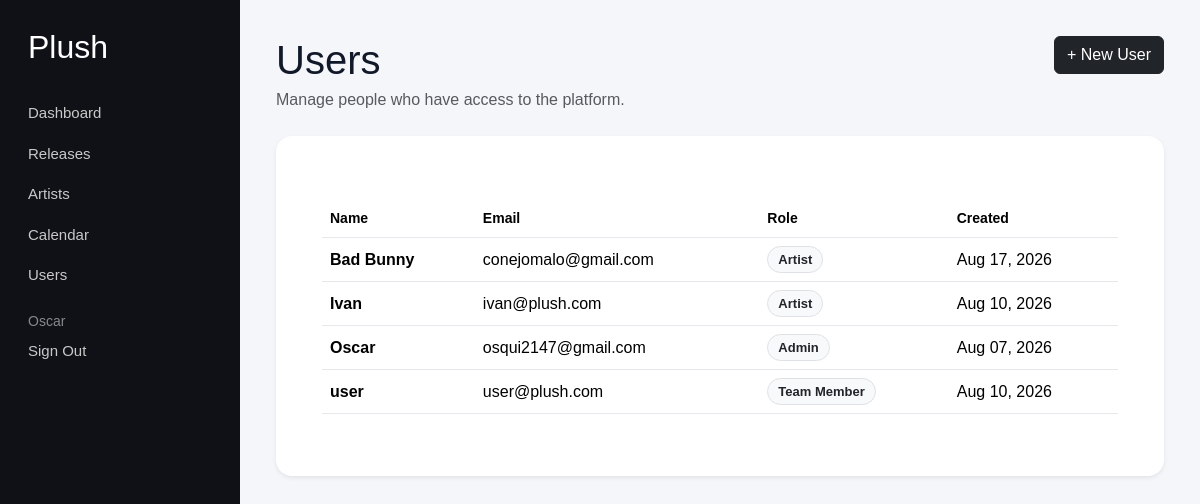
Page /users/ (signed in) on the committed database.
### models/user.py (models this page shows, shortened)
class User(UserMixin, db.Model):
    __tablename__ = "users"
    id = db.Column(
        db.Integer,
        primary_key=True,
    )
    name = db.Column(
        db.String(120),
        nullable=False,
    )
    email = db.Column(
        db.String(150),
        unique=True,
        nullable=False,
        index=True,
    )
    password_hash = db.Column(
        db.String(255),
        nullable=False,
    )
    role = db.Column(
        db.String(30),
        nullable=False,
        default="team",
    )
    artist_id = db.Column(
        db.Integer,
        db.ForeignKey("artists.id"),
        nullable=True,
    )
    created_at = db.Column(
        db.DateTime,
        default=datetime.utcnow,
        nullable=False,
    )
    notes = db.relationship(
        "Note",
        backref="author",
        lazy=True,
    )
    uploaded_files = db.relationship(
        "ProjectFile",
        backref="uploader",
        lazy=True,
    )
    assigned_tasks = db.relationship(
        "Task",
        backref="assignee",
        lazy=True,
    )
    def is_admin(self):
        return self.role == "admin"

### routes/users.py (the view)
@users_bp.route("/")
@login_required
@admin_required
def users():
    all_users = (
        User.query
        .order_by(User.name.asc())
        .all()
    )
    return render_template(
        "users.html",
        users=all_users,
    )

### app.py (called while the page is built)
@login_manager.user_loader
def load_user(user_id):
    return db.session.get(
        User,
        int(user_id),
    )

### routes/users.py (called while the page is built, shortened)
def admin_required(view_function):
    @wraps(view_function)
    def wrapped_view(*args, **kwargs):
        if not current_user.is_authenticated:
            return redirect(
                url_for("auth.login")
            )
        return view_function(
            *args,
            **kwargs,
        )
    return wrapped_view

### templates/users.html (shortened to what this page needs)
{% extends "base.html" %}
{% block content %}
<div class="d-flex justify-content-between align-items-start mb-4">
    <div>
        <h1 class="mb-1">
            Users
        </h1>
        <p class="text-muted mb-0">
            Manage people who have access to the platform.
        </p>
    </div>
    <a
        href="{{ url_for('users.create_user') }}"
        class="btn btn-dark"
    >
        + New User
    </a>
</div>
<div class="card border-0 shadow-sm">
    <div class="card-body p-4">
        {% if users %}
            <div class="table-responsive">
                <table class="table align-middle">
                    <thead>
                        <tr>
                            <th>Name</th>
                            <th>Email</th>
                            <th>Role</th>
                            <th>Created</th>
                        </tr>
                    </thead>
                    <tbody>
                        {% for user in users %}
                            <tr>
                                <td>
                                    <strong>
                                        {{ user.name }}
                                    </strong>
                                </td>
                                <td>
                                    {{ user.email }}
                                </td>
                                <td>
                                    <span class="badge bg-light text-dark border">
                                        {% if user.role == "admin" %}
                                            Admin
                                        {% elif user.role == "artist" %}
                                            Artist
                                        {% else %}
                                            Team Member
                                        {% endif %}
                                    </span>
                                </td>
                                <td>
                                    {{ user.created_at.strftime(
                                        "%b %d, %Y"
                                    ) }}
                                </td>
                            </tr>
                        {% endfor %}
                    </tbody>
                </table>
            </div>
        {% endif %}
    </div>
</div>
{% endblock %}

### templates/components/sidebar.html
<div class="sidebar">
    <h2>Plush</h2>
    <a href="{{ url_for('dashboard.dashboard') }}">
        Dashboard
    </a>
    <a href="{{ url_for('releases.releases') }}">
        Releases
    </a>
    <a href="#">
        Artists
    </a>
    <a href="#">
        Calendar
    </a>
    {% if current_user.is_authenticated and current_user.is_admin() %}
        <a href="{{ url_for('users.users') }}">
            Users
        </a>
    {% endif %}
    <div class="mt-4">
        {% if current_user.is_authenticated %}
            <div class="text-white-50 small mb-2">
                {{ current_user.name }}
            </div>
            <a href="{{ url_for('auth.logout') }}">
                Sign Out
            </a>
        {% endif %}
    </div>
</div>

### static/css/styles.css (style rules this page uses)
.app-body { margin: 0; font-family: Arial, sans-serif; background: #f5f6fa; color: #111827; display: flex; }
.sidebar { width: 240px; min-height: 100vh; background: #0f1117; color: white; padding: 28px; box-sizing: border-box; }
.sidebar h2 { margin-bottom: 36px; }
.sidebar a { display: block; color: #c9c9c9; text-decoration: none; margin-bottom: 18px; font-size: 15px; }
.card { background: white; padding: 22px; border-radius: 16px; box-shadow: 0 8px 24px rgba(15, 17, 23, 0.06); }
table { width: 100%; border-collapse: collapse; margin-top: 18px; }
th, td { text-align: left; padding: 14px; border-bottom: 1px solid #e5e7eb; }
th { color: #6b7280; font-size: 14px; }
.badge { padding: 6px 10px; border-radius: 999px; font-size: 13px; font-weight: bold; }

### rows in the picture
User: name "Oscar", email "osqui2147@gmail.com", role "Admin", created_at "Aug 07, 2026"
User: name "Bad Bunny", email "conejomalo@gmail.com", role "Artist", created_at "Aug 17, 2026"
User: name "Ivan", email "ivan@plush.com", role "Artist", created_at "Aug 10, 2026"
User: name "user", email "user@plush.com", role "Team Member", created_at "Aug 10, 2026"
